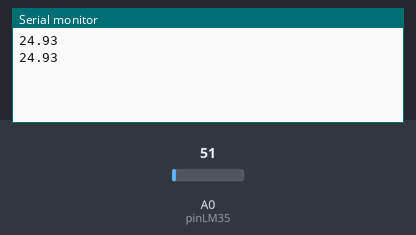
Recording of a sketch running on a simulated Arduino Uno, built with avr-gcc and run on an emulated ATmega328P. Shown: the last lines printed to the serial monitor. Inputs (shaded band) come from the test bench; at power-on: A0 (pinLM35) = 51.

Above: at 1.8 s.
1.9 s: A0 (pinLM35) set to 61
At 2.8 s:
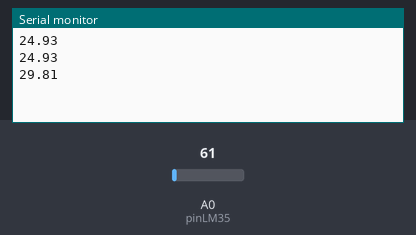
3.4 s: A0 (pinLM35) set to 71
At 4.5 s:
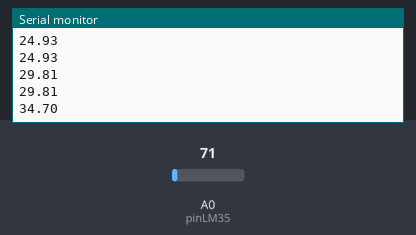
Timing chart, 0 to 6.4 s (numbered marks = the images above; inputs shaded):
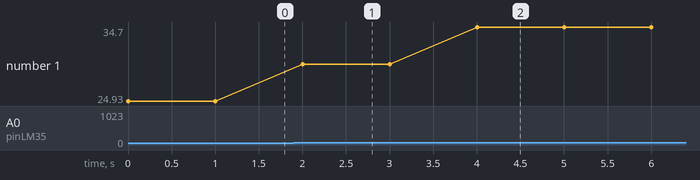

The sketch:

Sensor_primero.ino
```cpp
float tempc;
int pinLM35 = 0;
void setup () {
Serial.begin (9600);

}

void loop () {
  tempc = analogRead (pinLM35);
  tempc = (5.0*tempc*100.0)/1023.0;

  Serial.print(tempc);
  Serial.print ("\n");
  delay (1000);

}
```

Measured:
- after the input at 1.9 s, the serial monitor: prints a new line after 0.10 s (image 1)
- after the input at 3.4 s, the serial monitor: prints a new line after 0.60 s (image 2)
- plotted number 1: 24.93 → 29.81 after the input at 1.9 s, 29.81 → 34.7 after the input at 3.4 s
